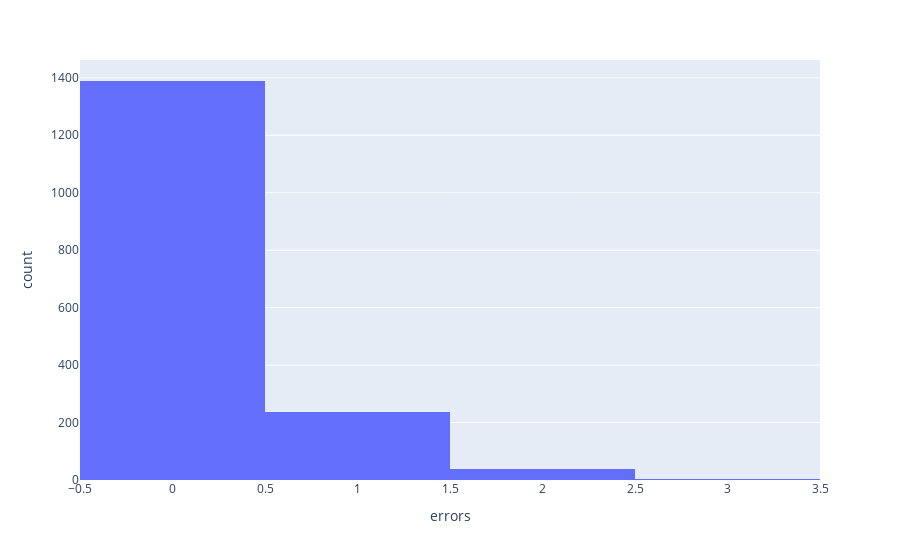

This figure's notebook cell:
### Markdown cell above
### Porttinari

### Code cell
porttinari_total_correct = porttinari_df[porttinari_df["errors"] == 0].shape[0]
print("Total percentage of totally correct sentences: {:.10f}%".format(100*porttinari_total_correct/porttinari_df.shape[0]))
display(porttinari_df["errors"].value_counts() / porttinari_df.shape[0])
px.histogram(porttinari_df, x="errors")

### Figure 1 — Plotly figure (JSON) as saved in the notebook; plotly's stock layout.template omitted (floating-point values rounded to 4 significant figures; data arrays with more than 128 entries replaced by an {"elided": "..."} marker saying what was removed)
{"data": [{"alignmentgroup": "True", "bingroup": "x", "hovertemplate": "errors=%{x}<br>count=%{y}<extra></extra>", "legendgroup": "", "marker": {"color": "#636efa", "pattern": {"shape": ""}}, "name": "", "offsetgroup": "", "orientation": "v", "showlegend": false, "type": "histogram", "x": {"elided": "1668 int values"}, "xaxis": "x", "yaxis": "y"}], "layout": {"barmode": "relative", "legend": {"tracegroupgap": 0}, "margin": {"t": 60}, "xaxis": {"anchor": "y", "domain": [0, 1], "title": {"text": "errors"}}, "yaxis": {"anchor": "x", "domain": [0, 1], "title": {"text": "count"}}}}
